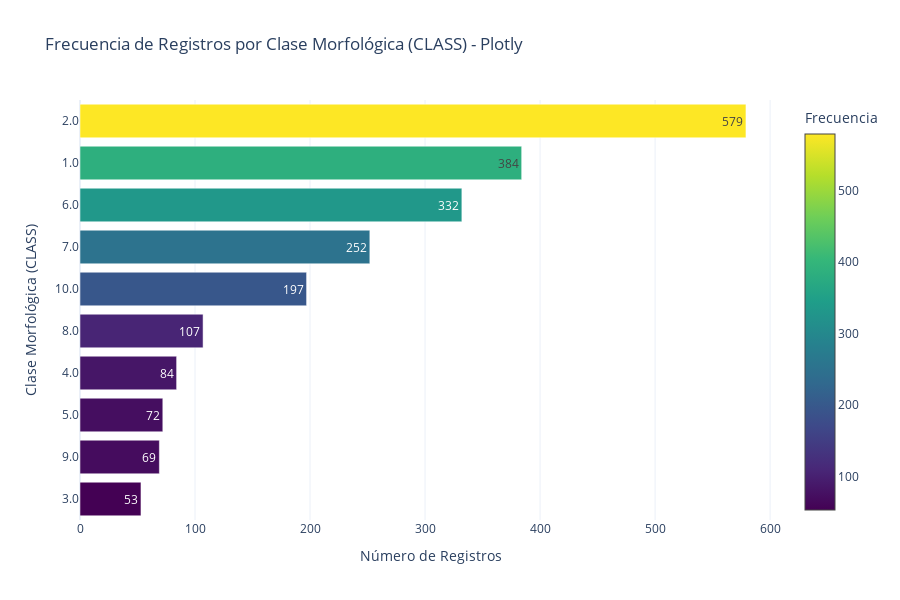

Source (notebook cell):
### Markdown cell above
### 5.6 Gráfico de Barras - Conteo de Clases

Función: `plot_bar_class_counts()`

### Code cell
# Grafico de barras horizontal
fig_bar = plot_bar_class_counts(df_processed)
fig_bar.show()

### Figure 1 — Plotly figure (JSON) as saved in the notebook; plotly's stock layout.template omitted (floating-point values rounded to 4 significant figures)
{"data": [{"marker": {"color": [53, 69, 72, 84, 107, 197, 252, 332, 384, 579], "colorbar": {"title": {"text": "Frecuencia"}}, "colorscale": [[0, "#440154"], [0.1111, "#482878"], [0.2222, "#3e4989"], [0.3333, "#31688e"], [0.4444, "#26828e"], [0.5556, "#1f9e89"], [0.6667, "#35b779"], [0.7778, "#6ece58"], [0.8889, "#b5de2b"], [1, "#fde725"]], "showscale": true}, "orientation": "h", "text": [53.0, 69.0, 72.0, 84.0, 107.0, 197.0, 252.0, 332.0, 384.0, 579.0], "textposition": "auto", "type": "bar", "x": [53, 69, 72, 84, 107, 197, 252, 332, 384, 579], "y": ["3.0", "9.0", "5.0", "4.0", "8.0", "10.0", "7.0", "6.0", "1.0", "2.0"]}], "layout": {"font": {"size": 12}, "height": 600, "title": {"text": "Frecuencia de Registros por Clase Morfológica (CLASS) - Plotly"}, "xaxis": {"title": {"text": "Número de Registros"}}, "yaxis": {"title": {"text": "Clase Morfológica (CLASS)"}}}}
